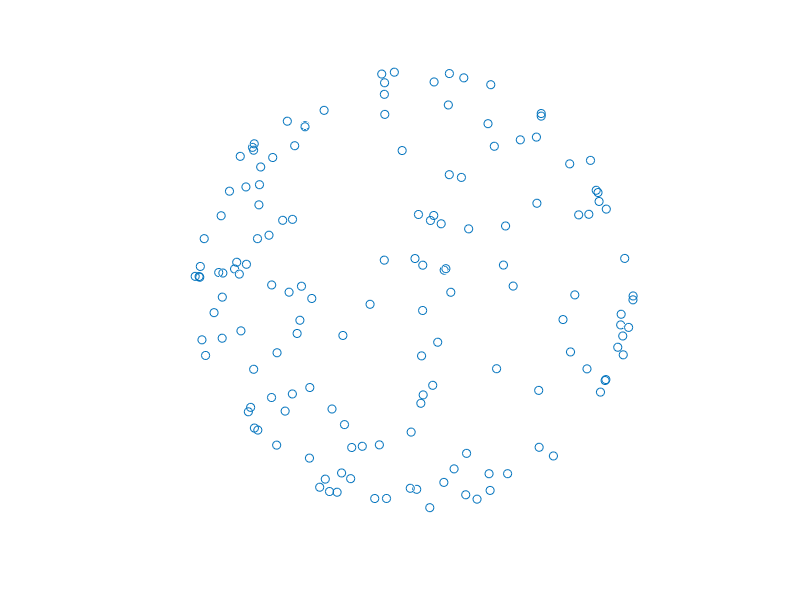

MATLAB code for this plot: (Note: this script raises an error after producing the figure.)
%% settings
NumberOfDots= 150; % has to be even, for technical reasons
DistributionSigma= 0.4;   % how much more dense dots are near the pole
StripeWidth= 22.5*pi/180; % width of the individual stripe
StripesN= 0; % number of stripes, 0 for a complete sphere

%% generating Y - distribution of vertical location 
Y1= rand(1, NumberOfDots/2);
Y1(Y1>0)= -Y1(Y1>0);
Y1= Y1+1;
Y2= -rand(1, NumberOfDots/2);
Y2(Y2<0)= -Y2(Y2<0);
Y2= Y2-1;
Y= [Y1 Y2];

%% defining stripes
sA= 0:pi*2/StripesN:2*pi; % stripes center
sA(end)= [];
maxDX= sin(StripeWidth/2); % maximal x displacement at the equator
rXY= sqrt(1-Y.^2);
realA= real(asin(maxDX./rXY));

%% generating X and Z
X= [];
Z= [];
for iP= 1:NumberOfDots,
  if (StripesN==0)
    % complete sphere
    A= rand(1,1)*2*pi;
  else
    % computing real stripe angular with to keep stripe rectangular
    iS= ceil(rand(1,1)*StripesN);
    A= rand(1,1)*(realA(iP)*2)-realA(iP)+sA(iS);
  end
  X(end+1)= rXY(iP)*cos(A);
  Z(end+1)= rXY(iP)*sin(A);
end;

%% plotting
clf;
scatter3(X, Z, Y);
axis square;
axis([-1 1 -1 1 -1 1]);
xlabel('x');
ylabel('z');
zlabel('y');
axis off;
view(45, 0);

%% saving
CKDE.SaveShape(sprintf('sphere-%d.kde', NumberOfDots), X, Y, Z);